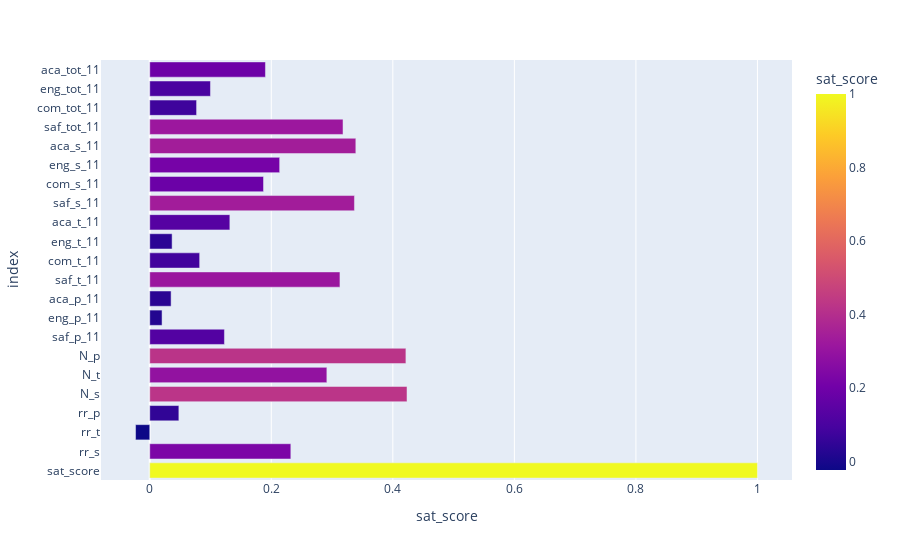

The code cell stored with this chart in its notebook:
### Code cell
px.bar(sat_survey, x='sat_score', y='index', orientation='h', color='sat_score')

### Figure 1 — Plotly figure (JSON) as saved in the notebook; plotly's stock layout.template omitted (floating-point values rounded to 4 significant figures)
{"data": [{"alignmentgroup": "True", "hovertemplate": "sat_score=%{marker.color}<br>index=%{y}<extra></extra>", "legendgroup": "", "marker": {"color": [1, 0.2322, -0.02336, 0.04791, 0.4233, 0.2914, 0.4215, 0.1229, 0.02025, 0.03514, 0.313, 0.08214, 0.0368, 0.1318, 0.3368, 0.1872, 0.2138, 0.3391, 0.318, 0.07707, 0.0999, 0.1904], "coloraxis": "coloraxis", "pattern": {"shape": ""}}, "name": "", "offsetgroup": "", "orientation": "h", "showlegend": false, "textposition": "auto", "type": "bar", "x": [1, 0.2322, -0.02336, 0.04791, 0.4233, 0.2914, 0.4215, 0.1229, 0.02025, 0.03514, 0.313, 0.08214, 0.0368, 0.1318, 0.3368, 0.1872, 0.2138, 0.3391, 0.318, 0.07707, 0.0999, 0.1904], "xaxis": "x", "y": ["sat_score", "rr_s", "rr_t", "rr_p", "N_s", "N_t", "N_p", "saf_p_11", "eng_p_11", "aca_p_11", "saf_t_11", "com_t_11", "eng_t_11", "aca_t_11", "saf_s_11", "com_s_11", "eng_s_11", "aca_s_11", "saf_tot_11", "com_tot_11", "eng_tot_11", "aca_tot_11"], "yaxis": "y"}], "layout": {"barmode": "relative", "coloraxis": {"colorbar": {"title": {"text": "sat_score"}}, "colorscale": [[0, "#0d0887"], [0.1111, "#46039f"], [0.2222, "#7201a8"], [0.3333, "#9c179e"], [0.4444, "#bd3786"], [0.5556, "#d8576b"], [0.6667, "#ed7953"], [0.7778, "#fb9f3a"], [0.8889, "#fdca26"], [1, "#f0f921"]]}, "legend": {"tracegroupgap": 0}, "margin": {"t": 60}, "xaxis": {"anchor": "y", "domain": [0, 1], "title": {"text": "sat_score"}}, "yaxis": {"anchor": "x", "domain": [0, 1], "title": {"text": "index"}}}}
